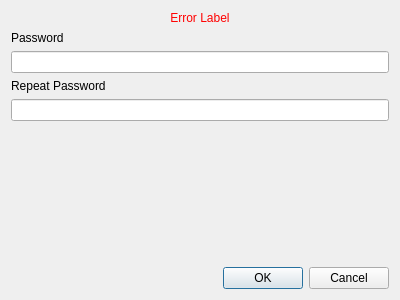
<?xml version="1.0" encoding="UTF-8"?>
<ui version="4.0">
 <class>TimedPassChangeDialog</class>
 <widget class="QDialog" name="TimedPassChangeDialog">
  <property name="windowModality">
   <enum>Qt::WindowModal</enum>
  </property>
  <property name="geometry">
   <rect>
    <x>0</x>
    <y>0</y>
    <width>400</width>
    <height>300</height>
   </rect>
  </property>
  <property name="windowTitle">
   <string notr="true">Dialog</string>
  </property>
  <property name="styleSheet">
   <string notr="true">#errorLabel {
font: 14pt &quot;Calibri&quot;;
color: red;
qproperty-alignment: AlignCenter;
}</string>
  </property>
  <layout class="QVBoxLayout" name="verticalLayout">
   <item>
    <widget class="QLabel" name="errorLabel">
     <property name="text">
      <string notr="true">Error Label</string>
     </property>
     <property name="alignment">
      <set>Qt::AlignCenter</set>
     </property>
    </widget>
   </item>
   <item>
    <widget class="QLabel" name="label">
     <property name="text">
      <string>Password</string>
     </property>
    </widget>
   </item>
   <item>
    <widget class="QLineEdit" name="pwdLineEdit">
     <property name="minimumSize">
      <size>
       <width>300</width>
       <height>0</height>
      </size>
     </property>
     <property name="maxLength">
      <number>4</number>
     </property>
     <property name="echoMode">
      <enum>QLineEdit::Password</enum>
     </property>
    </widget>
   </item>
   <item>
    <widget class="QLabel" name="label_2">
     <property name="text">
      <string>Repeat Password</string>
     </property>
    </widget>
   </item>
   <item>
    <widget class="QLineEdit" name="repeatedPwdLineEdit">
     <property name="minimumSize">
      <size>
       <width>300</width>
       <height>0</height>
      </size>
     </property>
     <property name="maxLength">
      <number>4</number>
     </property>
     <property name="echoMode">
      <enum>QLineEdit::Password</enum>
     </property>
    </widget>
   </item>
   <item>
    <spacer name="verticalSpacer">
     <property name="orientation">
      <enum>Qt::Vertical</enum>
     </property>
     <property name="sizeHint" stdset="0">
      <size>
       <width>20</width>
       <height>40</height>
      </size>
     </property>
    </spacer>
   </item>
   <item>
    <widget class="QDialogButtonBox" name="buttonBox">
     <property name="orientation">
      <enum>Qt::Horizontal</enum>
     </property>
     <property name="standardButtons">
      <set>QDialogButtonBox::Cancel|QDialogButtonBox::Ok</set>
     </property>
    </widget>
   </item>
  </layout>
 </widget>
 <resources/>
 <connections/>
</ui>
